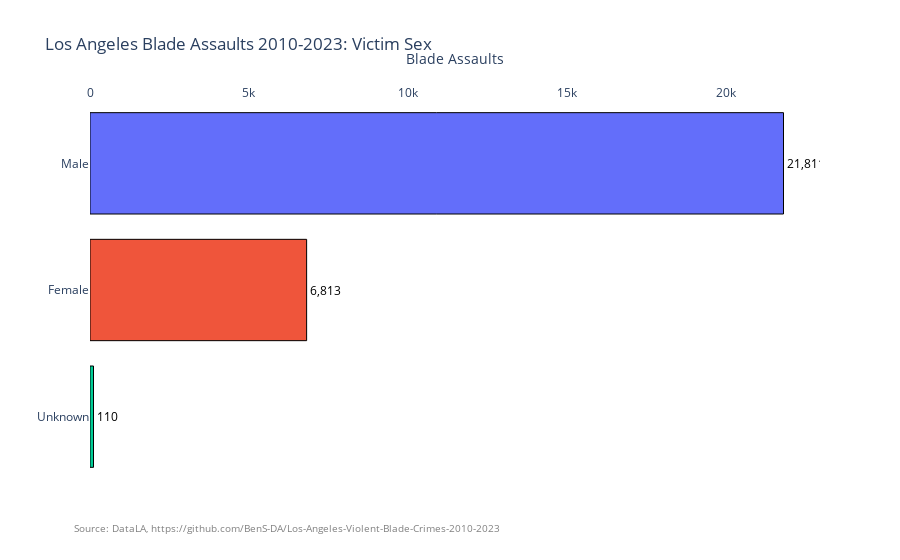

Notebook source saved alongside this figure:
### Code cell
victim_sex = blade_adw['Vict Sex'].value_counts()

vs_graph =  px.bar(victim_sex, 
                x=victim_sex.values, 
                y=victim_sex.index, 
                orientation='h',
                color = victim_sex.index,
                title = "Los Angeles Blade Assaults 2010-2023: Victim Sex",
                                text=victim_sex.values)
vs_graph.update_layout(xaxis_title = "Blade Assaults",yaxis_title="")
vs_graph.update_layout(showlegend=False)
vs_graph.update_traces(textposition='outside')
vs_graph.update_traces(textfont_color='black')
vs_graph.update_layout(
    paper_bgcolor='rgba(0, 0, 0, 0)',
    plot_bgcolor='rgba(0, 0, 0, 0)'
)
vs_graph.update_layout(xaxis=dict(side='top'))
vs_graph.update_traces(textposition='outside', textfont=dict(color='black', size=12), marker_line_width=1,marker_line_color='black')
vs_graph.update_traces(texttemplate='%{text:,}')
vs_graph.add_annotation(
    text=f"Source: DataLA, https://github.com/BenS-DA/Los-Angeles-Violent-Blade-Crimes-2010-2023",
    showarrow=False,
    x=-0.025,
    y=-0.15,
    xref="paper",
    yref="paper",
    xanchor="left",
    yanchor="bottom",
    font=dict(size=10, color="grey"),
    align="left"
)

vs_graph.show()

### Figure 1 — Plotly figure (JSON) as saved in the notebook; plotly's stock layout.template omitted (floating-point values rounded to 4 significant figures)
{"data": [{"hovertemplate": "Vict Sex=%{y}<br>x=%{x}<br>text=%{text}<extra></extra>", "legendgroup": "Male", "marker": {"color": "#636efa", "line": {"color": "black", "width": 1}, "pattern": {"shape": ""}}, "name": "Male", "orientation": "h", "showlegend": true, "text": [21810.0], "textfont": {"color": "black", "size": 12}, "textposition": "outside", "texttemplate": "%{text:,}", "type": "bar", "x": [21811], "xaxis": "x", "y": ["Male"], "yaxis": "y"}, {"hovertemplate": "Vict Sex=%{y}<br>x=%{x}<br>text=%{text}<extra></extra>", "legendgroup": "Female", "marker": {"color": "#EF553B", "line": {"color": "black", "width": 1}, "pattern": {"shape": ""}}, "name": "Female", "orientation": "h", "showlegend": true, "text": [6813.0], "textfont": {"color": "black", "size": 12}, "textposition": "outside", "texttemplate": "%{text:,}", "type": "bar", "x": [6813], "xaxis": "x", "y": ["Female"], "yaxis": "y"}, {"hovertemplate": "Vict Sex=%{y}<br>x=%{x}<br>text=%{text}<extra></extra>", "legendgroup": "Unknown", "marker": {"color": "#00cc96", "line": {"color": "black", "width": 1}, "pattern": {"shape": ""}}, "name": "Unknown", "orientation": "h", "showlegend": true, "text": [110.0], "textfont": {"color": "black", "size": 12}, "textposition": "outside", "texttemplate": "%{text:,}", "type": "bar", "x": [110], "xaxis": "x", "y": ["Unknown"], "yaxis": "y"}], "layout": {"annotations": [{"align": "left", "font": {"color": "grey", "size": 10}, "showarrow": false, "text": "Source: DataLA, https://github.com/BenS-DA/Los-Angeles-Violent-Blade-Crimes-2010-2023", "x": -0.025, "xanchor": "left", "xref": "paper", "y": -0.15, "yanchor": "bottom", "yref": "paper"}], "barmode": "relative", "legend": {"title": {"text": "Vict Sex"}, "tracegroupgap": 0}, "paper_bgcolor": "rgba(0, 0, 0, 0)", "plot_bgcolor": "rgba(0, 0, 0, 0)", "showlegend": false, "title": {"text": "Los Angeles Blade Assaults 2010-2023: Victim Sex"}, "xaxis": {"anchor": "y", "domain": [0, 1], "side": "top", "title": {"text": "Blade Assaults"}}, "yaxis": {"anchor": "x", "categoryarray": ["Unknown", "Female", "Male"], "categoryorder": "array", "domain": [0, 1], "title": {"text": ""}}}}
